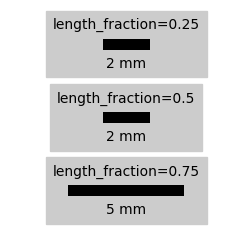

The script that saved this image:
import matplotlib.pyplot as plt
from matplotlib_scalebar.scalebar import ScaleBar

fig, ax = plt.subplots(figsize=(3, 2.8))
ax.axis("off")

scalebar = ScaleBar(
    1,
    "cm",
    length_fraction=0.25,
    width_fraction=0.05,
    label="length_fraction=0.25",
    location="upper center",
    box_color="0.8",
    pad=0.5,
)
ax.add_artist(scalebar)

scalebar = ScaleBar(
    1,
    "cm",
    length_fraction=0.5,
    width_fraction=0.05,
    label="length_fraction=0.5",
    location="center",
    box_color="0.8",
    pad=0.5,
)
ax.add_artist(scalebar)

scalebar = ScaleBar(
    1,
    "cm",
    length_fraction=0.75,
    width_fraction=0.05,
    label="length_fraction=0.75",
    location="lower center",
    box_color="0.8",
    pad=0.5,
)
ax.add_artist(scalebar)

fig.savefig("argument_length_fraction.png", dpi=100, bbox_inches="tight")
